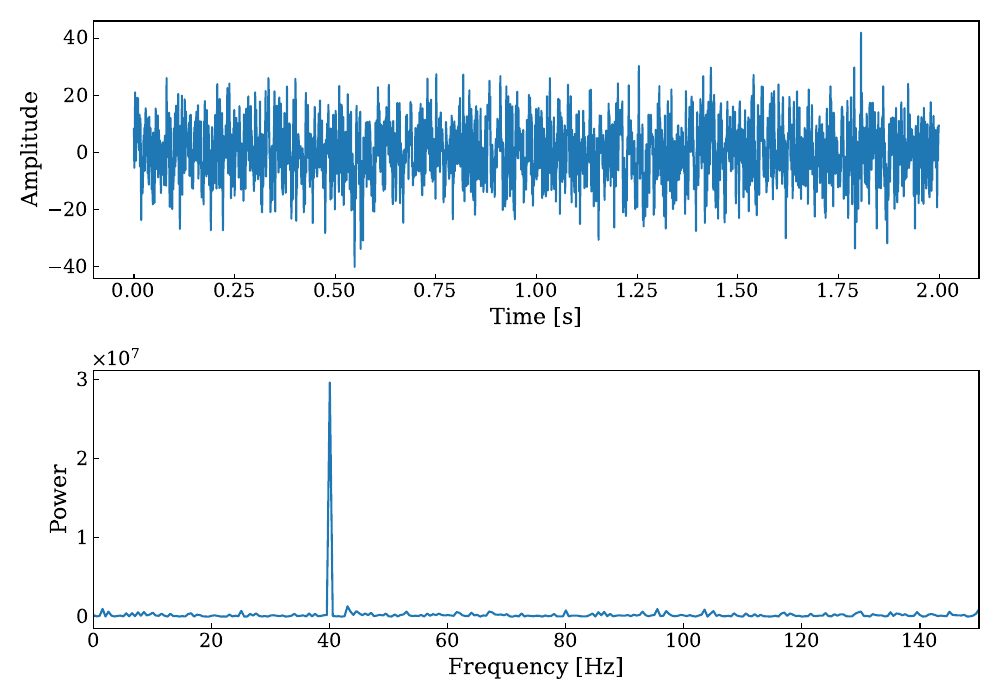

This figure's Python source:
from pathlib import Path

import numpy as np
from matplotlib import pyplot as plt

from signal_analysis.common import power_spectrum, set_custom_pyplot_styles

N = 2000
A = 5
f = 40
fs = 1000

dt = 1 / fs
times = dt * np.arange(N)
wave = A * np.sin(2 * np.pi * f * times) + A * 2 * np.random.randn(N)

freqs, spect = power_spectrum(signal=wave, fs=fs)

if __name__ == "__main__":
    set_custom_pyplot_styles()

    fig, [top, bot] = plt.subplots(2, 1)

    top.plot(times, wave)
    top.set_xlabel("Time [s]")
    top.set_ylabel("Amplitude")

    bot.plot(freqs, spect)
    bot.set_xlim(0, 150)
    bot.set_xlabel("Frequency [Hz]")
    bot.set_ylabel("Power")

    fig.tight_layout()
    plt.savefig(Path(__file__).with_suffix(".pdf"))
    plt.show()
